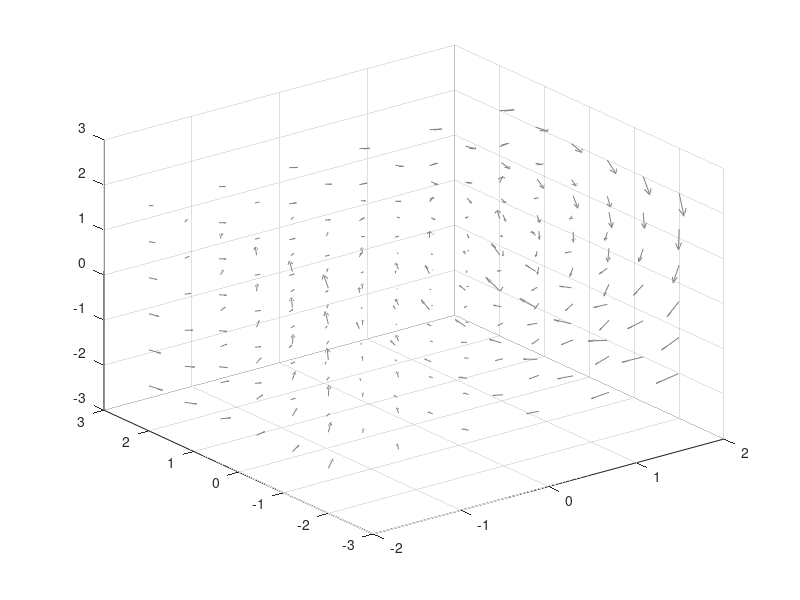

MATLAB code for this plot: (Note: this script raises an error after producing the figure.)
%% phase portrait

len = -2:0.8:2;

[X,Y,Z] = meshgrid(len,len,len);

% U = -Y.*Z + 1;
% V = X.*Z - Y;
% W = Z.^2 - Z.^3;

% U = -X + Y.^2;
% V = -Y + Z.^2;
% W = Z - X.^2;

U = -X;
V = -X -Y-Z-X.*Z;
W = X.*Y +Y;

f = quiver3(X,Y,Z,U,V,W,'Color',[0.5,0.5,0.5]);
hold on

%% Trajectories
% Ft_noise = @(t, y) [-y(1)+y(2)^2; -y(2)+y(3)^2; y(3)-y(1)^2];
Ft_noise = @(t, y) [-y(1); -y(1)-y(2)-y(3)-y(1)*y(3); y(1)*y(2)+y(2)];

y0 = [-1;-1;-1];
ode_options = odeset('RelTol', 1e-7,'AbsTol', 1e-8, 'MaxStep', 1e-6);
tspan = 0:10;

for i = 1:1
    [t,y] = ode15s(Ft_noise,tspan,y0,ode_options);
    plot3(y(:,1),y(:,2),y(:,3),'r')
end